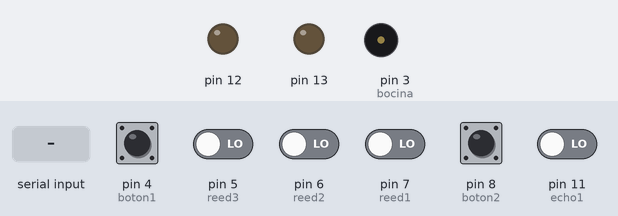
Recording of a sketch running on a simulated Arduino Uno, built with avr-gcc and run on an emulated ATmega328P. Parts: output pins drawn as LEDs (lit = HIGH), buzzer (waves = sounding, pin HIGH). The test bench sets the inputs (shaded band); at power-on: pin 4 (boton1), pin 5 (reed3), pin 6 (reed2), pin 7 (reed1), pin 8 (boton2), pin 11 (echo1) LOW. What the sketch prints to the serial monitor is not drawn.

Above: at 1.2 s.
1.3 s: "s" received over Serial
At 1.7 s:
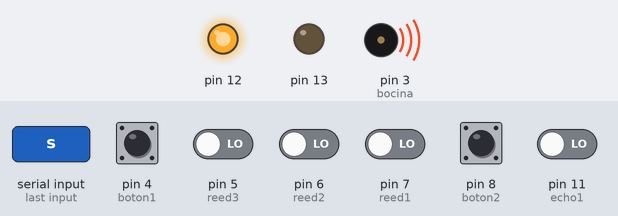
At 2.6 s:
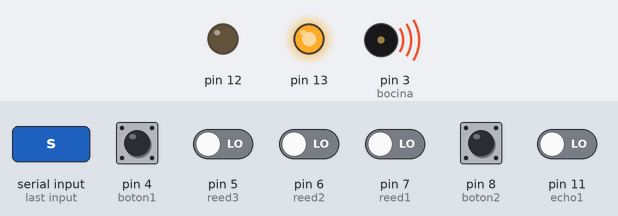
4.3 s: "a" received over Serial
Timing chart, 0 to 7.3 s (numbered marks = the images above; inputs shaded):
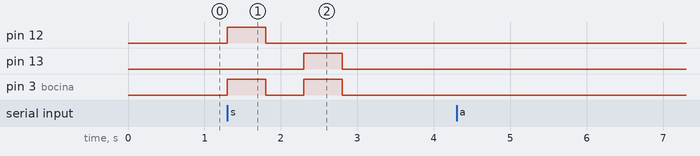

Measured:
- after the input at 1.3 s, pin 12: LOW → HIGH at once, → LOW 0.50 s later; pin 13: LOW → HIGH after 1.0 s, → LOW 0.50 s later; pin 3 (bocina): alternates HIGH for 0.50 s and LOW for 0.50 s, 4 changes in all, then stays LOW, starting at once
- after the input at 4.3 s, every drawn part: stays the same

The sketch:

FinalAlarma.ino
```cpp
char lec;
int bocina = 3;
int valor = 0;

//ventanas
int reed1 = 7;
int reed2 = 6;
int reed3 = 5;
//boton
int boton1 = 4;

//puertas
//ultrasonico1
const int trigger1 = 10;
const int echo1 = 11;

//boton 2
int boton2 = 8;

void setup()
{
 Serial.begin(9600);
 //bocina
 pinMode(bocina, OUTPUT);
 //ventanas
 pinMode(reed1, INPUT);
 pinMode(reed2, INPUT);
 pinMode(reed3, INPUT);
 pinMode(boton1, INPUT);
 //puerta 2
 pinMode(boton2, INPUT);

 //leds
 int i = 0 ; // Inicializamos la variable i como un entero
 for (i = 12; i < 14 ; i++)
  pinMode(i, OUTPUT);

  //puerta1
  pinMode(trigger1, OUTPUT);
  pinMode(echo1, INPUT);
  pinMode(trigger1, LOW);

}

void loop()
{
  if(Serial.available())
  {
    lec = Serial.read();

    if(lec == 'a')
    {
      puerta1();
      puerta2();
      ventana1();
      ventana2();
      ventana3();
      ventana4();
    }

    //en caso se detecte el intruso se acciona la bocina y los leds
    if(lec == 's')
    {
      int i = 0;
      for(i=12; i<14; i++)
      {
        digitalWrite(i, HIGH);
        digitalWrite(bocina, HIGH);
        delay(500);
        digitalWrite(i, LOW);
        digitalWrite(bocina, LOW);
        delay(500);
      }
    }

    //apagar los sensores
    if(lec == 'd')
    {
      int i = 0;
      for(i=12; i<14; i++)
      {
        digitalWrite(i, LOW);
        digitalWrite(bocina, LOW);
        delay(500);
      }
    }
  }
}

void puerta1()
{
  long t; //timepo que demora en llegar el eco
  long d; //distancia en centimetros

  digitalWrite(trigger1, HIGH);
  delayMicroseconds(10);          //Enviamos un pulso de 10us
  digitalWrite(trigger1, LOW);

  t = pulseIn(echo1, HIGH); //obtenemos el ancho del pulso
  d = t/59;             //escalamos el tiempo a una distancia en cm

  //Serial.print("Distancia: ");
  Serial.println(d);      //Enviamos serialmente el valor de la distancia
  delay(200);          //Hacemos una pausa de 200ms
}

void puerta2()
{
  int digito = 0;
  valor = digitalRead(boton2);
  if(valor == LOW)
  {
    digito = 3;
    Serial.println(digito);
    delay(200);
  }
  else
  {
    Serial.println(digito);
    delay(200);
  }
}

void ventana1()
{
  int digito = 0;
  valor = digitalRead(reed1);
  if(valor == LOW)
  {
    digito = 4;
    Serial.println(digito);
    delay(200);
  }
  else
  {
    Serial.println(digito);
    delay(200);
  }
}
void ventana2()
{
  int digito = 0;
  valor = digitalRead(reed2);
  if(valor == LOW)
  {
    digito = 5;
    Serial.println(digito);
    delay(200);
  }
  else
  {
    Serial.println(digito);
    delay(200);
  }
}
void ventana3()
{
  int digito = 0;
  valor = digitalRead(reed3);
  if(valor == LOW)
  {
    digito = 6;
    Serial.println(digito);
    delay(200);
  }
  else
  {
    Serial.println(digito);
    delay(200);
  }
}
void ventana4()
{
  int digito = 0;
  valor = digitalRead(boton1);
  if(valor == LOW)
  {
    digito = 7;
    Serial.println(digito);
    delay(200);
  }
  else
  {
    Serial.println(digito);
    delay(200);
  }
}
```
